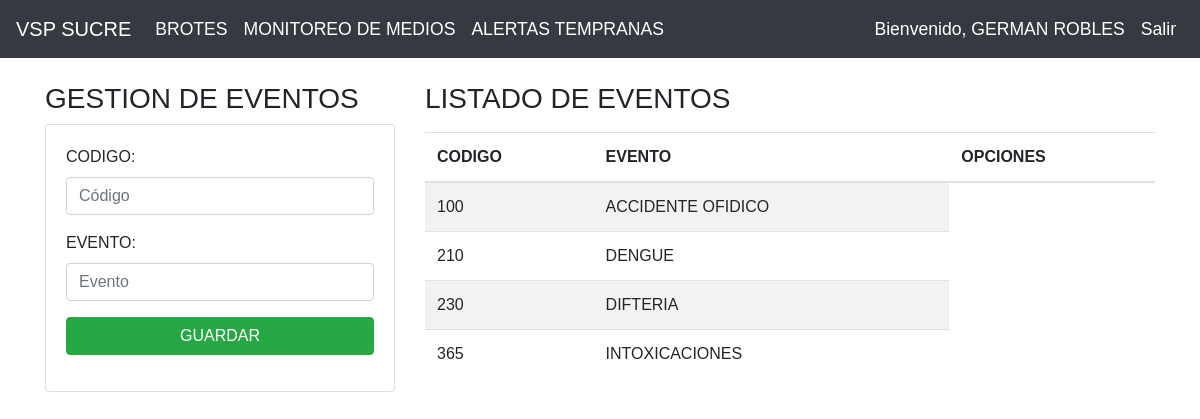
The page /eventos (signed in) on the database its author committed.
### apps/alertas_vsp/models.py (models this page shows, shortened)
class Evento(models.Model):
    codigo_evento=models.CharField(primary_key=True,max_length=6)
    nombre_evento=models.CharField(max_length=250)

### apps/alertas_vsp/views.py (the view)
# urls.py: path('eventos',views.evento_home),
@login_required
def evento_home(request):
    eventosListados= Evento.objects.all()
    return render(request,"eventos/eventos.html",{"eventos":eventosListados})

### apps/alertas_vsp/templates/eventos/eventos.html
{% extends "../plantilla_home.html" %}
{% block body %}
    <div class="row">
        <div class="col-sm-12 col-md-6 col-lg-4 col-xl-4">
            <h3>GESTION DE EVENTOS</h3>
            <div class="card">
                <div class="card-body">
                    <form action="/crearEvento/" method="POST">{% csrf_token %}
                        <div class="form-group">
                            <label for="txtCodigoEvento">CODIGO:</label>
                            <input type="number" id="txtCodigoEvento" name="txtCodigoEvento" class="form-control"
                            placeholder="Código" minlength="6" maxlength="6" required/>
                        </div>
                        <div class="form-group">
                            <label for="txtNombreEvento">EVENTO:</label>
                            <input type="text" id="txtNombreEvento" name="txtNombreEvento" class="form-control"
                            placeholder="Evento" maxlength="250" required/>
                        </div>
                        <div class="form-group">
                            <button type="submit" class="btn btn-success btn-block text-white">GUARDAR</button>
                        </div>
                    </form>
                </div>
            </div>
        </div>
        <div class="col-sm-12 col-md-6 col-lg-8 col-xl-8">
            <h3>LISTADO DE EVENTOS</h3>
            <div class="table-responsive py-2">
                <table class="table table-striped">
                    <thead>
                        <tr>
                            <th>CODIGO</th>
                            <th>EVENTO</th>
                            <th colspan="2">OPCIONES</th>
                        </tr>
                    </thead>
                    <tbody>
                        {% for evento in eventos %}
                            <tr>
                                <td>{{evento.codigo_evento}}</td>
                                <td>{{evento.nombre_evento}}</td>
                            </tr>
                        {% endfor %}
                    </tbody>
                </table>
            </div>
        </div>
    </div>
{% endblock%}

### apps/alertas_vsp/templates/plantilla_home.html (shortened to what this page needs)
<!DOCTYPE html>
<html lang="en">
<head>
    <link rel="stylesheet" href="https://cdn.jsdelivr.net/npm/bootstrap@4.3.1/dist/css/bootstrap.min.css">
    {% load static %}
    <link rel="stylesheet" href="{% static 'css/style.css' %}" />
  </head>
  <body>
      <nav  class="navbar navbar-expand-lg navbar-dark bg-dark">
        <a class="navbar-brand" href="{% url 'home' %}">VSP SUCRE</a>
        <div class="collapse navbar-collapse" id="navbarNav">
          <ul class="navbar-nav">
            <li class="nav-item active">
              <a class="nav-link" href="{% url 'brotes' %}">BROTES<span class="sr-only">(current)</span></a>
            </li>
            <li class="nav-item active">
              <a class="nav-link" href="{% url 'medios' %}">MONITOREO DE MEDIOS</a>
            </li>
            <li class="nav-item active">
              <a class="nav-link" href="{% url 'alertas' %}">ALERTAS TEMPRANAS</a>
            </li>
          </ul>
         <ul class="navbar-nav ml-auto">
              {% if user.is_authenticated %}
              <li class="nav-item active">
                <a class="nav-link" href="{% url 'salir' %}">Bienvenido, {{ user.first_name }} {{ user.last_name }} </a>
              </li>
              {% endif %}
              <ul class="navbar-nav ml-auto">
              <li class="nav-item active">
                <a class="nav-link" href="{% url 'salir' %}">Salir</a>
              </li>
          </ul>
        </div>
      </nav>
      <div class="container py-4">
            {% block body %}
            {% endblock%}
        </div>
{% load static %}
</body>
</html>

### apps/alertas_vsp/static/css/style.css (style rules this page uses)
body { font-family: 'Bradley Hand', sans-serif !important; }
.navbar-nav .nav-item .nav-link { font-size: 1.1em; color: white; }

### rows shown on the page
Evento: codigo_evento "100", nombre_evento "ACCIDENTE OFIDICO"
Evento: codigo_evento "210", nombre_evento "DENGUE"
Evento: codigo_evento "230", nombre_evento "DIFTERIA"
Evento: codigo_evento "365", nombre_evento "INTOXICACIONES"

### other values the page prints
{{ user.first_name }} "GERMAN"
{{ user.last_name }} "ROBLES"
